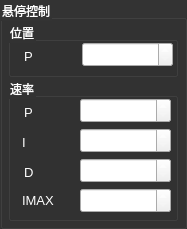
         <widget class="QGroupBox" name="x_pid_box_10">
          <property name="geometry">
           <rect>
            <x>388</x>
            <y>208</y>
            <width>187</width>
            <height>229</height>
           </rect>
          </property>
          <property name="palette">
           <palette>
            <active>
             <colorrole role="WindowText">
              <brush brushstyle="SolidPattern">
               <color alpha="255">
                <red>255</red>
                <green>255</green>
                <blue>255</blue>
               </color>
              </brush>
             </colorrole>
             <colorrole role="Button">
              <brush brushstyle="SolidPattern">
               <color alpha="255">
                <red>51</red>
                <green>51</green>
                <blue>51</blue>
               </color>
              </brush>
             </colorrole>
             <colorrole role="Text">
              <brush brushstyle="SolidPattern">
               <color alpha="255">
                <red>255</red>
                <green>255</green>
                <blue>255</blue>
               </color>
              </brush>
             </colorrole>
             <colorrole role="ButtonText">
              <brush brushstyle="SolidPattern">
               <color alpha="255">
                <red>255</red>
                <green>255</green>
                <blue>255</blue>
               </color>
              </brush>
             </colorrole>
             <colorrole role="Base">
              <brush brushstyle="SolidPattern">
               <color alpha="255">
                <red>51</red>
                <green>51</green>
                <blue>51</blue>
               </color>
              </brush>
             </colorrole>
             <colorrole role="Window">
              <brush brushstyle="SolidPattern">
               <color alpha="255">
                <red>51</red>
                <green>51</green>
                <blue>51</blue>
               </color>
              </brush>
             </colorrole>
            </active>
            <inactive>
             <colorrole role="WindowText">
              <brush brushstyle="SolidPattern">
               <color alpha="255">
                <red>255</red>
                <green>255</green>
                <blue>255</blue>
               </color>
              </brush>
             </colorrole>
             <colorrole role="Button">
              <brush brushstyle="SolidPattern">
               <color alpha="255">
                <red>51</red>
                <green>51</green>
                <blue>51</blue>
               </color>
              </brush>
             </colorrole>
             <colorrole role="Text">
              <brush brushstyle="SolidPattern">
               <color alpha="255">
                <red>255</red>
                <green>255</green>
                <blue>255</blue>
               </color>
              </brush>
             </colorrole>
             <colorrole role="ButtonText">
              <brush brushstyle="SolidPattern">
               <color alpha="255">
                <red>255</red>
                <green>255</green>
                <blue>255</blue>
               </color>
              </brush>
             </colorrole>
             <colorrole role="Base">
              <brush brushstyle="SolidPattern">
               <color alpha="255">
                <red>51</red>
                <green>51</green>
                <blue>51</blue>
               </color>
              </brush>
             </colorrole>
             <colorrole role="Window">
              <brush brushstyle="SolidPattern">
               <color alpha="255">
                <red>51</red>
                <green>51</green>
                <blue>51</blue>
               </color>
              </brush>
             </colorrole>
            </inactive>
            <disabled>
             <colorrole role="WindowText">
              <brush brushstyle="SolidPattern">
               <color alpha="255">
                <red>255</red>
                <green>255</green>
                <blue>255</blue>
               </color>
              </brush>
             </colorrole>
             <colorrole role="Button">
              <brush brushstyle="SolidPattern">
               <color alpha="255">
                <red>51</red>
                <green>51</green>
                <blue>51</blue>
               </color>
              </brush>
             </colorrole>
             <colorrole role="Text">
              <brush brushstyle="SolidPattern">
               <color alpha="255">
                <red>255</red>
                <green>255</green>
                <blue>255</blue>
               </color>
              </brush>
             </colorrole>
             <colorrole role="ButtonText">
              <brush brushstyle="SolidPattern">
               <color alpha="255">
                <red>255</red>
                <green>255</green>
                <blue>255</blue>
               </color>
              </brush>
             </colorrole>
             <colorrole role="Base">
              <brush brushstyle="SolidPattern">
               <color alpha="255">
                <red>51</red>
                <green>51</green>
                <blue>51</blue>
               </color>
              </brush>
             </colorrole>
             <colorrole role="Window">
              <brush brushstyle="SolidPattern">
               <color alpha="255">
                <red>51</red>
                <green>51</green>
                <blue>51</blue>
               </color>
              </brush>
             </colorrole>
            </disabled>
           </palette>
          </property>
          <property name="styleSheet">
           <string notr="true">color: rgb(255, 255, 255);</string>
          </property>
          <property name="title">
           <string>悬停控制</string>
          </property>
          <widget class="QGroupBox" name="x_pid_box_12">
           <property name="geometry">
            <rect>
             <x>8</x>
             <y>78</y>
             <width>170</width>
             <height>143</height>
            </rect>
           </property>
           <property name="palette">
            <palette>
             <active>
              <colorrole role="WindowText">
               <brush brushstyle="SolidPattern">
                <color alpha="255">
                 <red>255</red>
                 <green>255</green>
                 <blue>255</blue>
                </color>
               </brush>
              </colorrole>
              <colorrole role="Button">
               <brush brushstyle="SolidPattern">
                <color alpha="255">
                 <red>51</red>
                 <green>51</green>
                 <blue>51</blue>
                </color>
               </brush>
              </colorrole>
              <colorrole role="Text">
               <brush brushstyle="SolidPattern">
                <color alpha="255">
                 <red>255</red>
                 <green>255</green>
                 <blue>255</blue>
                </color>
               </brush>
              </colorrole>
              <colorrole role="ButtonText">
               <brush brushstyle="SolidPattern">
                <color alpha="255">
                 <red>255</red>
                 <green>255</green>
                 <blue>255</blue>
                </color>
               </brush>
              </colorrole>
              <colorrole role="Base">
               <brush brushstyle="SolidPattern">
                <color alpha="255">
                 <red>51</red>
                 <green>51</green>
                 <blue>51</blue>
                </color>
               </brush>
              </colorrole>
              <colorrole role="Window">
               <brush brushstyle="SolidPattern">
                <color alpha="255">
                 <red>51</red>
                 <green>51</green>
                 <blue>51</blue>
                </color>
               </brush>
              </colorrole>
             </active>
             <inactive>
              <colorrole role="WindowText">
               <brush brushstyle="SolidPattern">
                <color alpha="255">
                 <red>255</red>
                 <green>255</green>
                 <blue>255</blue>
                </color>
               </brush>
              </colorrole>
              <colorrole role="Button">
               <brush brushstyle="SolidPattern">
                <color alpha="255">
                 <red>51</red>
                 <green>51</green>
                 <blue>51</blue>
                </color>
               </brush>
              </colorrole>
              <colorrole role="Text">
               <brush brushstyle="SolidPattern">
                <color alpha="255">
                 <red>255</red>
                 <green>255</green>
                 <blue>255</blue>
                </color>
               </brush>
              </colorrole>
              <colorrole role="ButtonText">
               <brush brushstyle="SolidPattern">
                <color alpha="255">
                 <red>255</red>
                 <green>255</green>
                 <blue>255</blue>
                </color>
               </brush>
              </colorrole>
              <colorrole role="Base">
               <brush brushstyle="SolidPattern">
                <color alpha="255">
                 <red>51</red>
                 <green>51</green>
                 <blue>51</blue>
                </color>
               </brush>
              </colorrole>
              <colorrole role="Window">
               <brush brushstyle="SolidPattern">
                <color alpha="255">
                 <red>51</red>
                 <green>51</green>
                 <blue>51</blue>
                </color>
               </brush>
              </colorrole>
             </inactive>
             <disabled>
              <colorrole role="WindowText">
               <brush brushstyle="SolidPattern">
                <color alpha="255">
                 <red>255</red>
                 <green>255</green>
                 <blue>255</blue>
                </color>
               </brush>
              </colorrole>
              <colorrole role="Button">
               <brush brushstyle="SolidPattern">
                <color alpha="255">
                 <red>51</red>
                 <green>51</green>
                 <blue>51</blue>
                </color>
               </brush>
              </colorrole>
              <colorrole role="Text">
               <brush brushstyle="SolidPattern">
                <color alpha="255">
                 <red>255</red>
                 <green>255</green>
                 <blue>255</blue>
                </color>
               </brush>
              </colorrole>
              <colorrole role="ButtonText">
               <brush brushstyle="SolidPattern">
                <color alpha="255">
                 <red>255</red>
                 <green>255</green>
                 <blue>255</blue>
                </color>
               </brush>
              </colorrole>
              <colorrole role="Base">
               <brush brushstyle="SolidPattern">
                <color alpha="255">
                 <red>51</red>
                 <green>51</green>
                 <blue>51</blue>
                </color>
               </brush>
              </colorrole>
              <colorrole role="Window">
               <brush brushstyle="SolidPattern">
                <color alpha="255">
                 <red>51</red>
                 <green>51</green>
                 <blue>51</blue>
                </color>
               </brush>
              </colorrole>
             </disabled>
            </palette>
           </property>
           <property name="styleSheet">
            <string notr="true">color: rgb(255, 255, 255);</string>
           </property>
           <property name="title">
            <string>速率</string>
           </property>
           <widget class="QLabel" name="label_129">
            <property name="geometry">
             <rect>
              <x>16</x>
              <y>24</y>
              <width>16</width>
              <height>21</height>
             </rect>
            </property>
            <property name="font">
             <font>
              <pointsize>10</pointsize>
             </font>
            </property>
            <property name="text">
             <string>P</string>
            </property>
           </widget>
           <widget class="QDoubleSpinBox" name="x_loiter_spd_p">
            <property name="geometry">
             <rect>
              <x>72</x>
              <y>20</y>
              <width>91</width>
              <height>25</height>
             </rect>
            </property>
            <property name="font">
             <font>
              <pointsize>10</pointsize>
             </font>
            </property>
           </widget>
           <widget class="QDoubleSpinBox" name="x_loiter_spd_i">
            <property name="geometry">
             <rect>
              <x>72</x>
              <y>50</y>
              <width>91</width>
              <height>25</height>
             </rect>
            </property>
            <property name="font">
             <font>
              <pointsize>10</pointsize>
             </font>
            </property>
           </widget>
           <widget class="QLabel" name="label_130">
            <property name="geometry">
             <rect>
              <x>14</x>
              <y>54</y>
              <width>16</width>
              <height>21</height>
             </rect>
            </property>
            <property name="font">
             <font>
              <pointsize>10</pointsize>
             </font>
            </property>
            <property name="text">
             <string>I</string>
            </property>
           </widget>
           <widget class="QDoubleSpinBox" name="x_loiter_spd_d">
            <property name="geometry">
             <rect>
              <x>72</x>
              <y>80</y>
              <width>91</width>
              <height>25</height>
             </rect>
            </property>
            <property name="font">
             <font>
              <pointsize>10</pointsize>
             </font>
            </property>
           </widget>
           <widget class="QLabel" name="label_131">
            <property name="geometry">
             <rect>
              <x>16</x>
              <y>84</y>
              <width>16</width>
              <height>21</height>
             </rect>
            </property>
            <property name="font">
             <font>
              <pointsize>10</pointsize>
             </font>
            </property>
            <property name="text">
             <string>D</string>
            </property>
           </widget>
           <widget class="QDoubleSpinBox" name="x_loiter_spd_imax">
            <property name="geometry">
             <rect>
              <x>72</x>
              <y>110</y>
              <width>91</width>
              <height>25</height>
             </rect>
            </property>
            <property name="font">
             <font>
              <pointsize>10</pointsize>
             </font>
            </property>
           </widget>
           <widget class="QLabel" name="label_132">
            <property name="geometry">
             <rect>
              <x>14</x>
              <y>112</y>
              <width>45</width>
              <height>21</height>
             </rect>
            </property>
            <property name="font">
             <font>
              <pointsize>10</pointsize>
             </font>
            </property>
            <property name="text">
             <string>IMAX</string>
            </property>
           </widget>
          </widget>
          <widget class="QGroupBox" name="x_pid_box_11">
           <property name="geometry">
            <rect>
             <x>8</x>
             <y>22</y>
             <width>170</width>
             <height>55</height>
            </rect>
           </property>
           <property name="palette">
            <palette>
             <active>
              <colorrole role="WindowText">
               <brush brushstyle="SolidPattern">
                <color alpha="255">
                 <red>255</red>
                 <green>255</green>
                 <blue>255</blue>
                </color>
               </brush>
              </colorrole>
              <colorrole role="Button">
               <brush brushstyle="SolidPattern">
                <color alpha="255">
                 <red>51</red>
                 <green>51</green>
                 <blue>51</blue>
                </color>
               </brush>
              </colorrole>
              <colorrole role="Text">
               <brush brushstyle="SolidPattern">
                <color alpha="255">
                 <red>255</red>
                 <green>255</green>
                 <blue>255</blue>
                </color>
               </brush>
              </colorrole>
              <colorrole role="ButtonText">
               <brush brushstyle="SolidPattern">
                <color alpha="255">
                 <red>255</red>
                 <green>255</green>
                 <blue>255</blue>
                </color>
               </brush>
              </colorrole>
              <colorrole role="Base">
               <brush brushstyle="SolidPattern">
                <color alpha="255">
                 <red>51</red>
                 <green>51</green>
                 <blue>51</blue>
                </color>
               </brush>
              </colorrole>
              <colorrole role="Window">
               <brush brushstyle="SolidPattern">
                <color alpha="255">
                 <red>51</red>
                 <green>51</green>
                 <blue>51</blue>
                </color>
               </brush>
              </colorrole>
             </active>
             <inactive>
              <colorrole role="WindowText">
               <brush brushstyle="SolidPattern">
                <color alpha="255">
                 <red>255</red>
                 <green>255</green>
                 <blue>255</blue>
                </color>
               </brush>
              </colorrole>
              <colorrole role="Button">
               <brush brushstyle="SolidPattern">
                <color alpha="255">
                 <red>51</red>
                 <green>51</green>
                 <blue>51</blue>
                </color>
               </brush>
              </colorrole>
              <colorrole role="Text">
               <brush brushstyle="SolidPattern">
                <color alpha="255">
                 <red>255</red>
                 <green>255</green>
                 <blue>255</blue>
                </color>
               </brush>
              </colorrole>
              <colorrole role="ButtonText">
               <brush brushstyle="SolidPattern">
                <color alpha="255">
                 <red>255</red>
                 <green>255</green>
                 <blue>255</blue>
                </color>
               </brush>
              </colorrole>
              <colorrole role="Base">
               <brush brushstyle="SolidPattern">
                <color alpha="255">
                 <red>51</red>
                 <green>51</green>
                 <blue>51</blue>
                </color>
               </brush>
              </colorrole>
              <colorrole role="Window">
               <brush brushstyle="SolidPattern">
                <color alpha="255">
                 <red>51</red>
                 <green>51</green>
                 <blue>51</blue>
                </color>
               </brush>
              </colorrole>
             </inactive>
             <disabled>
              <colorrole role="WindowText">
               <brush brushstyle="SolidPattern">
                <color alpha="255">
                 <red>255</red>
                 <green>255</green>
                 <blue>255</blue>
                </color>
               </brush>
              </colorrole>
              <colorrole role="Button">
               <brush brushstyle="SolidPattern">
                <color alpha="255">
                 <red>51</red>
                 <green>51</green>
                 <blue>51</blue>
                </color>
               </brush>
              </colorrole>
              <colorrole role="Text">
               <brush brushstyle="SolidPattern">
                <color alpha="255">
                 <red>255</red>
                 <green>255</green>
                 <blue>255</blue>
                </color>
               </brush>
              </colorrole>
              <colorrole role="ButtonText">
               <brush brushstyle="SolidPattern">
                <color alpha="255">
                 <red>255</red>
                 <green>255</green>
                 <blue>255</blue>
                </color>
               </brush>
              </colorrole>
              <colorrole role="Base">
               <brush brushstyle="SolidPattern">
                <color alpha="255">
                 <red>51</red>
                 <green>51</green>
                 <blue>51</blue>
                </color>
               </brush>
              </colorrole>
              <colorrole role="Window">
               <brush brushstyle="SolidPattern">
                <color alpha="255">
                 <red>51</red>
                 <green>51</green>
                 <blue>51</blue>
                </color>
               </brush>
              </colorrole>
             </disabled>
            </palette>
           </property>
           <property name="styleSheet">
            <string notr="true">color: rgb(255, 255, 255);</string>
           </property>
           <property name="title">
            <string>位置</string>
           </property>
           <widget class="QLabel" name="label_133">
            <property name="geometry">
             <rect>
              <x>16</x>
              <y>24</y>
              <width>16</width>
              <height>21</height>
             </rect>
            </property>
            <property name="font">
             <font>
              <pointsize>10</pointsize>
             </font>
            </property>
            <property name="text">
             <string>P</string>
            </property>
           </widget>
           <widget class="QDoubleSpinBox" name="x_loiter_p">
            <property name="geometry">
             <rect>
              <x>74</x>
              <y>20</y>
              <width>91</width>
              <height>25</height>
             </rect>
            </property>
            <property name="font">
             <font>
              <pointsize>10</pointsize>
             </font>
            </property>
           </widget>
          </widget>
         </widget>
